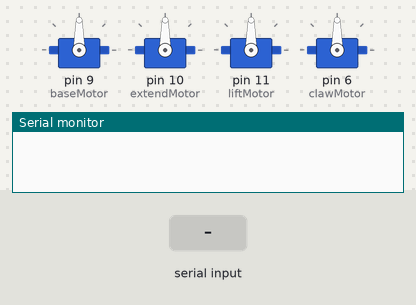
A sketch run on a simulated Arduino Uno, built with avr-gcc and run on an emulated ATmega328P. On the bench: 4 × servo, the last lines printed to the serial monitor. Inputs (shaded band) come from the test bench.

Above: at 1.2 s.
1.3 s: "2" received over Serial
At 2.0 s:
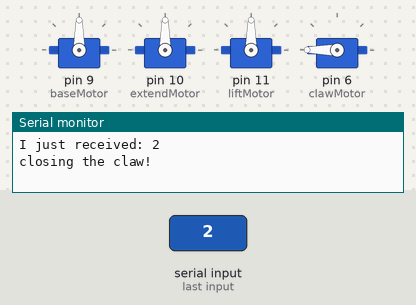
2.9 s: "a" received over Serial
At 4.1 s:
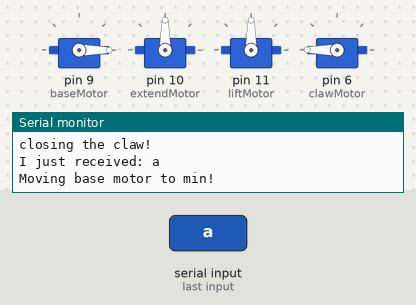
4.4 s: "1" received over Serial
At 5.5 s:
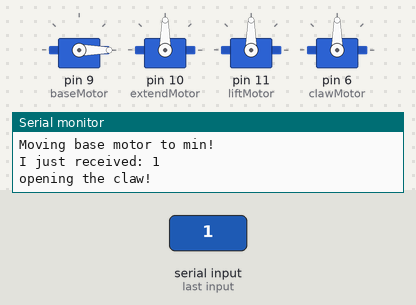
5.9 s: "c" received over Serial
At 6.7 s:
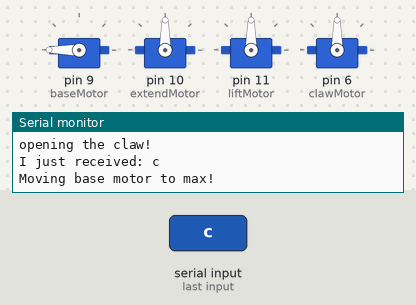
7.4 s: "w" received over Serial
At 7.8 s:
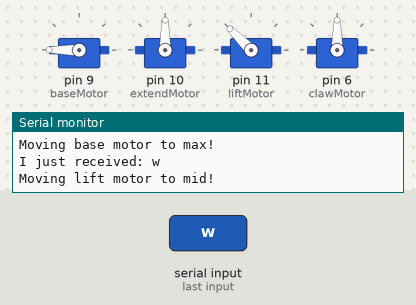
8.9 s: "b" received over Serial
At 10.2 s:
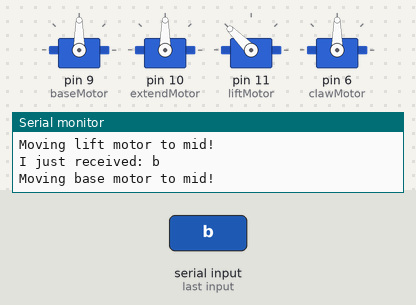
Timing chart, 0 to 11.4 s (numbered marks = the images above; inputs shaded):
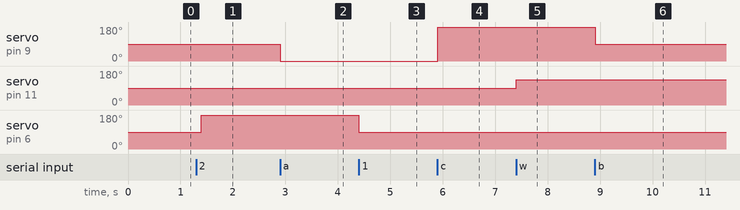

The sketch:

S2E15-controlrobotwithcommands.ino
```cpp
#include <Servo.h>

Servo baseMotor;
Servo extendMotor;
Servo liftMotor;
Servo clawMotor;

//- soft limits for motors
int baseMotorMin = 0;
int baseMotorMax = 180;
int baseMotorMid = ((baseMotorMax - baseMotorMin) / 2) + baseMotorMin;

int extendMotorMax = 150;
int extendMotorMin = 50;
int extendMotorMid = ((extendMotorMax - extendMotorMin) / 2) + extendMotorMin;

int liftMotorMax = 180;
int liftMotorMin = 90;
int liftMotorMid = ((liftMotorMax - liftMotorMin) / 2) + liftMotorMin;

int clawClose = 180;
int clawOpen = 90;

//- speed
int speed = 10;

void setup() {

  baseMotor.attach(9);
  extendMotor.attach(10);
  liftMotor.attach(11);
  clawMotor.attach(6);

  pinMode(2,INPUT_PULLUP);

  Serial.begin(9600);
}

void loop() {
  //Serial.println("Hello I am a robot arm.");

  while (Serial.available()>0) {
    char myLetter;
    myLetter = Serial.read(); //- read 1 character

    Serial.print("I just received: ");
    Serial.println(myLetter);

    if (myLetter == '1') {
      //-open the claw
      clawMotor.write(clawOpen);
      Serial.println("opening the claw!");
    }
    if (myLetter == '2') {
      //-close the claw
      clawMotor.write(clawClose);
      Serial.println("closing the claw!");
    }
    if (myLetter == 'a') {
      baseMotor.write(baseMotorMin);
      Serial.println("Moving base motor to min!");
    }
    if (myLetter == 'b') {
      baseMotor.write(baseMotorMid);
      Serial.println("Moving base motor to mid!");
    }
    if (myLetter == 'c') {
      baseMotor.write(baseMotorMax);
      Serial.println("Moving base motor to max!");
    }

    if (myLetter == 'q') {
      liftMotor.write(liftMotorMin);
      Serial.println("Moving lift motor to min!");
    }
    if (myLetter == 'w') {
      liftMotor.write(liftMotorMid);
      Serial.println("Moving lift motor to mid!");
    }
    if (myLetter == 'e') {
      liftMotor.write(liftMotorMax);
      Serial.println("Moving lift motor to max!");
    }


  }

  delay(100);
}
```

Measured:
- after the input at 1.3 s, servo on pin 6 (clawMotor): 90° → 180° after 0.10 s
- after the input at 2.9 s, servo on pin 9 (baseMotor): 90° → 0° at once
- after the input at 4.4 s, servo on pin 6 (clawMotor): 180° → 90° at once
- after the input at 5.9 s, servo on pin 9 (baseMotor): 0° → 180° at once
- after the input at 7.4 s, servo on pin 11 (liftMotor): 90° → 135° at once
- after the input at 8.9 s, servo on pin 9 (baseMotor): 180° → 90° at once
